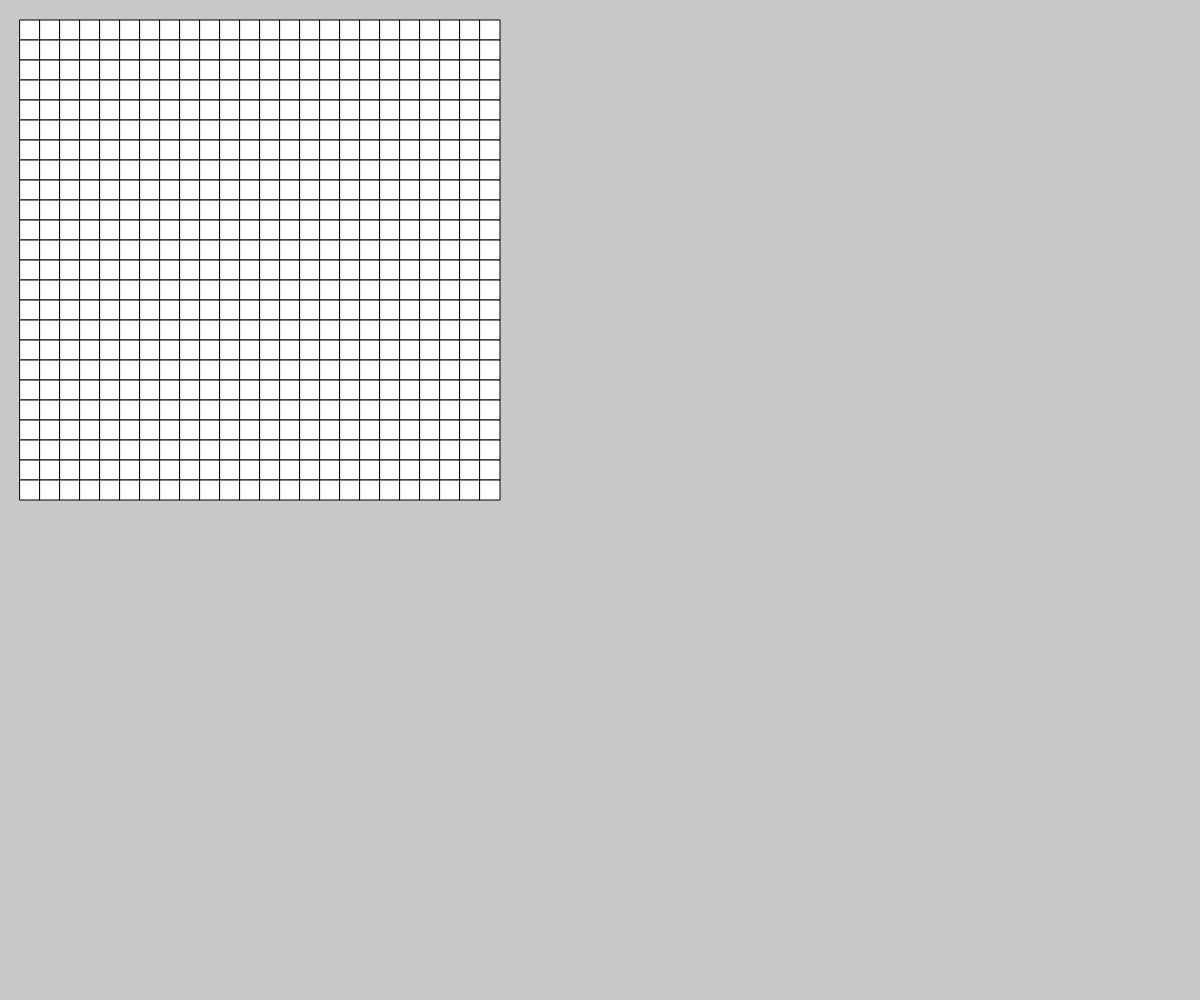
Frame 1 (no input)
Frame 60 (no input): identical to frame 1, image omitted
Frame 120 (the mouse pressed at the canvas centre since frame 60): identical to frame 1, image omitted

The p5.js sketch that drew this single still picture (run headless with seeded random() and noise() and a simulated clock; from frame 60 on, the mouse is pressed at the canvas centre):

// p5.js sketch
// ── sketch.js
// A function groups code together that
// then runs together when it's called!
// setup() runs ONCE at the start

function setup() {
  createCanvas(windowWidth, windowHeight); 
  //Leave this 600, 600
  angleMode(DEGREES);
}
/*
This is a comment
*/

function draw() {
  background(200, 200, 200);
  // This will ERASE the contents of the screen

  // translate(width/2, height/2);
  rotate(0);

  var rectSize = 20;
  for (var row = 20; row < 500; row += rectSize) { // 4 times
    for (var col = 20; col < 500; col += rectSize) { 
      rect(row, col, rectSize, rectSize);
    }
  }
}
